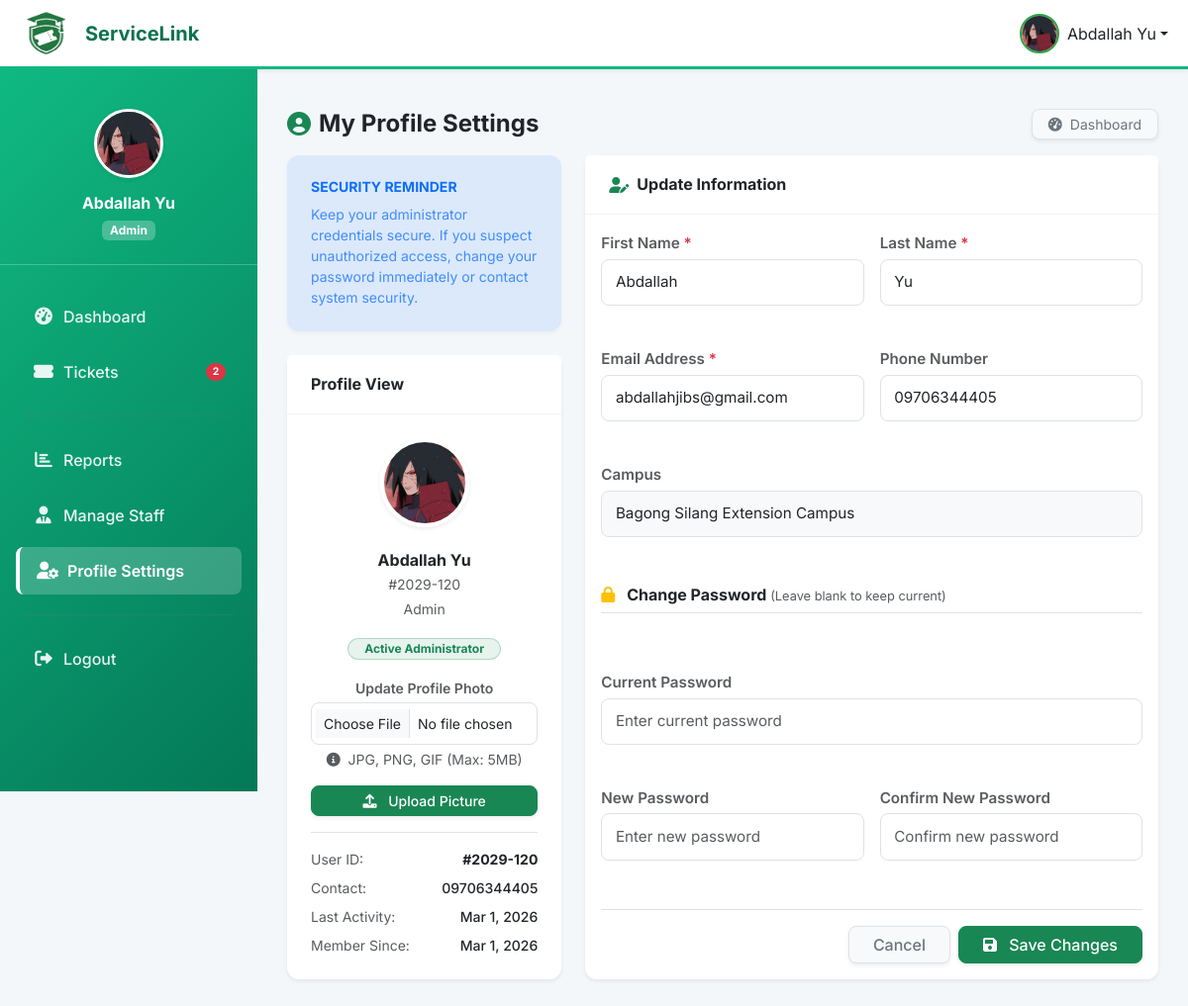
The page /department/profile.php (signed in) on the database its author committed.
### tables this page shows
CREATE TABLE `users` (
  `id` int(11) NOT NULL,
  `user_number` varchar(20) DEFAULT NULL,
  `first_name` varchar(100) NOT NULL,
  `last_name` varchar(100) NOT NULL,
  `email` varchar(255) NOT NULL,
  `phone_number` varchar(20) DEFAULT NULL,
  `password_hash` varchar(255) DEFAULT NULL,
  `google_id` varchar(255) DEFAULT NULL,
  `role` enum('admin','department_admin','staff','user') DEFAULT 'user',
  `user_type` varchar(50) DEFAULT NULL COMMENT 'For staff: MIS, Labtech, Utility, Maintenance',
  `department_id` int(11) DEFAULT NULL,
  `campus_id` int(11) DEFAULT NULL,
  `year_level` enum('1st Year','2nd Year','3rd Year','4th Year','5th Year','Graduate','Faculty','Staff') DEFAULT '1st Year',
  `profile_picture` varchar(255) DEFAULT NULL,
  `is_active` tinyint(1) DEFAULT 1,
  `email_verified` tinyint(1) DEFAULT 0,
  `created_at` timestamp NOT NULL DEFAULT current_timestamp(),
  `updated_at` timestamp NOT NULL DEFAULT current_timestamp() ON UPDATE current_timestamp()
);

CREATE TABLE `campuses` (
  `id` int(11) NOT NULL,
  `name` varchar(100) NOT NULL,
  `code` varchar(10) NOT NULL,
  `location` varchar(255) NOT NULL,
  `address` text DEFAULT NULL,
  `phone` varchar(20) DEFAULT NULL,
  `email` varchar(100) DEFAULT NULL,
  `is_active` tinyint(1) DEFAULT 1,
  `created_at` timestamp NOT NULL DEFAULT current_timestamp(),
  `updated_at` timestamp NOT NULL DEFAULT current_timestamp() ON UPDATE current_timestamp()
);

### department/profile.php (the view, shortened to what the rows shown need)
<?php
require_once '../config/database.php';
$user_id = $_SESSION['user_id'];
$user_data = [];
try {
    $stmt = $pdo->prepare("
        SELECT u.*, c.name as campus_name
        FROM users u
        LEFT JOIN campuses c ON u.campus_id = c.id
        WHERE u.id = ?
    ");
    $stmt->execute([$user_id]);
    $user_data = $stmt->fetch();
} catch (PDOException $e) {
    $error = "Error loading profile data.";
}
?>
<!DOCTYPE html>
<html lang="en">
<head>
    <link href="https://cdn.jsdelivr.net/npm/bootstrap@5.3.0/dist/css/bootstrap.min.css" rel="stylesheet">
    <link href="https://cdnjs.cloudflare.com/ajax/libs/font-awesome/6.0.0/css/all.min.css" rel="stylesheet">
</head>
<body>
    <?php include '../includes/top_nav.php'; ?>
    <div class="container-fluid p-0">
        <?php include '../includes/sidebar.php'; ?>
        <main class="dashboard-content">
            <div class="d-flex justify-content-between align-items-center mb-3 flex-shrink-0">
                <h1 class="h4 fw-bold text-dark mb-0 d-flex align-items-center"><i class="fas fa-user-circle text-success me-2"></i>My Profile Settings</h1>
            </div>
            <div class="scrollable-wrapper custom-scrollbar">
                <div class="row g-4">
                    <div class="col-lg-4 col-md-5">
                        <div class="card shadow-sm border-0">
                            <div class="card-body p-4 text-center">
                                <form method="POST" enctype="multipart/form-data" id="profilePictureForm">
                                    <div class="profile-img-container mb-4">
                                        <?php if (!empty($user_data['profile_picture']) && file_exists('../' . $user_data['profile_picture'])): ?>
                                            <img src="../<?php echo htmlspecialchars($user_data['profile_picture']); ?>"
                                                alt="Profile Picture" class="rounded-circle shadow-sm"
                                                style="width: 90px; height: 90px; object-fit: cover; border: 4px solid #fff;">
                                        <?php endif; ?>
                                    </div>
                                    <h6 class="fw-bold text-dark mb-1"><?php echo htmlspecialchars($user_data['first_name'] . ' ' . $user_data['last_name']); ?></h6>
                                    <p class="text-muted small mb-1">#<?php echo htmlspecialchars($user_data['user_number'] ?? 'N/A'); ?></p>
                                    <p class="text-muted small mb-3">Admin</p>
                                    <span class="badge bg-success bg-opacity-10 text-success border border-success border-opacity-25 rounded-pill px-3 mb-3">Active Administrator</span>
                                    <div class="mb-3">
                                        <label for="profile_picture" class="form-label text-muted small fw-semibold mb-1">Update Profile Photo</label>
                                        <input type="file" class="form-control form-control-sm" id="profile_picture" name="profile_picture"
                                            accept="image/jpeg,image/jpg,image/png,image/gif">
                                        <div class="form-text mt-1 small">
                                        </div>
                                    </div>
                                    <button type="submit" class="btn btn-success btn-sm rounded-3 shadow-sm fw-medium w-100 mb-3">
                                        <i class="fas fa-upload me-2"></i> Upload Picture
                                    </button>
                                </form>
                                <div class="text-start border-top pt-3">
                                    <div class="d-flex justify-content-between mb-2">
                                        <span class="text-muted small">User ID:</span>
                                        <span class="text-dark fw-bold small">#<?php echo htmlspecialchars($user_data['user_number'] ?? 'N/A'); ?></span>
                                    </div>
                                    <div class="d-flex justify-content-between mb-2">
                                        <span class="text-muted small">Contact:</span>
                                        <span class="text-dark fw-medium small"><?php echo htmlspecialchars($user_data['phone_number'] ?: 'Not added'); ?></span>
                                    </div>
                                    <div class="d-flex justify-content-between mb-2">
                                        <span class="text-muted small">Last Activity:</span>
                                        <span class="text-dark fw-medium small"><?php echo $user_data['updated_at'] ? date('M j, Y', strtotime($user_data['updated_at'])) : 'Recent'; ?></span>
                                    </div>
                                    <div class="d-flex justify-content-between">
                                        <span class="text-muted small">Member Since:</span>
                                        <span class="text-dark fw-medium small"><?php echo date('M j, Y', strtotime($user_data['created_at'] ?? '')); ?></span>
                                    </div>
                                </div>
                            </div>
                        </div>
                    </div>
                    <div class="col-lg-8 col-md-7">
                        <div class="card shadow-sm border-0">
                            <div class="card-body">
                                <form method="POST" enctype="multipart/form-data">
                                    <div class="row g-3">
                                        <div class="col-md-6">
                                            <label for="first_name" class="form-label text-muted small fw-semibold mb-1">First Name <span class="text-danger">*</span></label>
                                            <input type="text" class="form-control" id="first_name" name="first_name"
                                                value="<?php echo htmlspecialchars($user_data['first_name'] ?? ''); ?>" required>
                                        </div>
                                        <div class="col-md-6">
                                            <label for="last_name" class="form-label text-muted small fw-semibold mb-1">Last Name <span class="text-danger">*</span></label>
                                            <input type="text" class="form-control" id="last_name" name="last_name"
                                                value="<?php echo htmlspecialchars($user_data['last_name'] ?? ''); ?>" required>
                                        </div>
                                        <div class="col-md-6">
                                            <label for="email" class="form-label text-muted small fw-semibold mb-1">Email Address <span class="text-danger">*</span></label>
                                            <input type="email" class="form-control" id="email" name="email"
                                                value="<?php echo htmlspecialchars($user_data['email'] ?? ''); ?>" required>
                                        </div>
                                        <div class="col-md-6">
                                            <label for="phone_number" class="form-label text-muted small fw-semibold mb-1">Phone Number</label>
                                            <input type="tel" class="form-control" id="phone_number" name="phone_number"
                                                value="<?php echo htmlspecialchars($user_data['phone_number'] ?? ''); ?>">
                                        </div>
                                        <div class="col-12">
                                            <label class="form-label text-muted small fw-semibold mb-1">Campus</label>
                                            <input type="text" class="form-control bg-light" value="<?php echo htmlspecialchars($user_data['campus_name'] ?? 'Not assigned'); ?>" readonly title="Restricted field">
                                        </div>
                                    </div>
                                </form>
                            </div>
                        </div>
                    </div>
                </div>
            </div>
        </main>
    </div>
</body>
</html>

### includes/top_nav.php (shortened to what the rows shown need)
<?php
$current_dir = basename(dirname($_SERVER['PHP_SELF']));
$base_path = '';
if ($current_dir == 'admin' || $current_dir == 'department' || $current_dir == 'staff' || $current_dir == 'student') {
    $base_path = '../';
}
$user_profile_picture = null;
if (isset($pdo) && isset($_SESSION['user_id'])) {
    try {
        $stmt = $pdo->prepare("SELECT profile_picture FROM users WHERE id = ?");
        $stmt->execute([$_SESSION['user_id']]);
        $result = $stmt->fetch(PDO::FETCH_ASSOC);
        if ($result && !empty($result['profile_picture'])) {
            $user_profile_picture = $result['profile_picture'];
        }
    } catch (Exception $e) {
        $user_profile_picture = null;
    }
}
?>
<nav class="navbar navbar-expand-lg navbar-light bg-white shadow-sm" style="border-bottom: 3px solid #10b981;">
    <div class="container-fluid">
        <div class="navbar-nav ms-auto d-none d-md-flex">
            <div class="nav-item dropdown">
                <a class="nav-link dropdown-toggle d-flex align-items-center text-dark" href="#" id="userDropdown" role="button" data-bs-toggle="dropdown" aria-expanded="false">
                    <?php if (!empty($user_profile_picture) && file_exists($base_path . $user_profile_picture)): ?>
                        <img src="<?php echo $base_path . htmlspecialchars($user_profile_picture); ?>"
                            alt="Profile" class="rounded-circle me-2"
                            style="width: 40px; height: 40px; object-fit: cover; border: 2px solid #28a745;">
                    <?php endif; ?>
                    <span><?php echo htmlspecialchars($_SESSION['user_name']); ?></span>
                </a>
            </div>
        </div>
    </div>
</nav>

### includes/sidebar.php (shortened to what the rows shown need)
<?php
$current_dir  = basename(dirname($_SERVER['PHP_SELF']));
?>
<nav id="sidebarMenu" class="dashboard-sidebar">
    <div class="pt-3 pb-5">
        <div class="text-center mb-4 p-4 border-bottom border-light border-opacity-25">
            <div class="mb-3 position-relative d-inline-block">
                <?php
                $profile_picture = null;
                try {
                    $sPic = $pdo->prepare("SELECT profile_picture FROM users WHERE id = ?");
                    $sPic->execute([$_SESSION['user_id']]);
                    $profile_picture = $sPic->fetch()['profile_picture'] ?? null;
                } catch (PDOException $e) {
                    $profile_picture = $_SESSION['profile_picture'] ?? null;
                }
                $pic_prefix = in_array($current_dir, ['admin', 'department', 'staff', 'student']) ? '../' : '';
                if ($profile_picture): ?>
                    <img src="<?php echo $pic_prefix . htmlspecialchars($profile_picture); ?>"
                        alt="Profile" class="rounded-circle shadow-sm"
                        style="width:70px;height:70px;object-fit:cover;border:3px solid #fff;">
                <?php endif; ?>
            </div>
        </div>
    </div>
</nav>

### rows shown on the page
users: profile_picture (picture), first_name+last_name "Abdallah Yu", user_number "2029-120", phone_number "09706344405", updated_at "Mar 1, 2026", created_at "Mar 1, 2026", first_name "Abdallah", last_name "Yu", email "abdallahjibs@gmail.com", campus.name "Bagong Silang Extension Campus"

### other values the page prints
$_SESSION['user_name'] "Abdallah Yu"
getRoleDisplayName($role) "Admin"
$_sb_badge "2"
